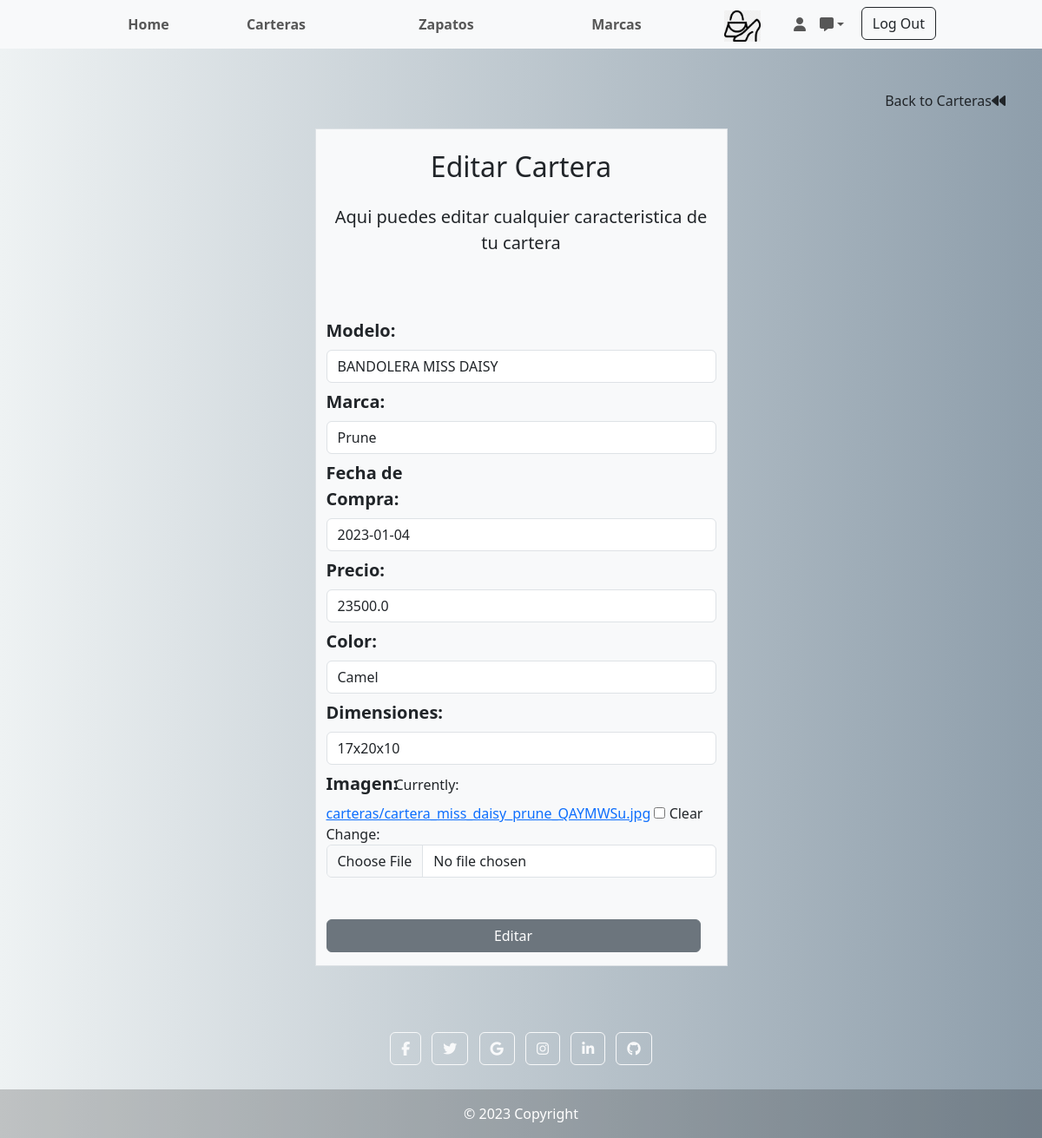
The page /tienda/edit_cartera/1 on the database its author committed.
### tienda/models.py (models this page shows, shortened)
class Cartera(models.Model):
    modelo = models.CharField(max_length=40)
    marca = models.ForeignKey(Marca, on_delete=models.CASCADE)
    fecha_compra = models.DateField()
    precio = models.FloatField()
    color = models.CharField(max_length=15)
    dimensiones = models.CharField(max_length=15)
    imagen = models.ImageField(upload_to='carteras/', null=True, blank=True)

class Marca(models.Model):
    marca = models.CharField(max_length=40)
    pais  = models.CharField(max_length=15)
    ano_origen = models.IntegerField()
    contacto = models.EmailField()
    imagen = models.ImageField(upload_to='marcas/', null=True, blank=True)
    def __str__(self,):
        return str(self.marca)

### tienda/views.py (the view)
# urls.py: path('edit_cartera/<cartera_id>', views.editCartera, name='edit_cartera'),
def editCartera(request, cartera_id):
    _cartera = Cartera.objects.get(id=cartera_id)
    form = CarteraForm(instance=_cartera, data=request.POST or None)
    if form.is_valid():
        form.save()
        return redirect('cartera')
    params = {'form':form}
    return render(request, 'edit_cartera.html', params)

### tienda/forms.py
class CarteraForm(forms.ModelForm):
    class Meta:
        model = Cartera
        fields = ['modelo', 'marca', 'fecha_compra', 'precio', 'color', 'dimensiones', 'imagen']

### templates/edit_cartera.html (shortened to what this page needs)
{% extends "layout_home.html" %}
{% load static %}
{% load i18n %}
{% load widget_tweaks %}
{% block next_content %}
<div class="container">
    <a class="nav-link text-end" href="{% url 'cartera' %}">Back to Carteras<i class="fa-solid fa-backward"></i> </a>
    <div class="row reflexion justify-content-around align-items-center" style="padding-top:20px;">
        <div class="col-12 col-md-5 border bg-light" style="padding-bottom:15px;">
            <h2 class="h1-responsive font-weight-bold text-center my-4">Editar Cartera</h2>
            <p class="lead text-center">Aqui puedes editar cualquier caracteristica de tu cartera</p>
            <div class="form-group">
                <form action = "" method = "post">{% csrf_token %}
                    <label for="{{ form.modelo.id_for_label }}" class="col-sm-2 col-form-label fs-5"><b>Modelo:</b></label>
                    {{ form.modelo|add_class:"form-control" }}
                    <label for="{{ form.marca.id_for_label }}" class="col-sm-4 col-form-label fs-5"><b>Marca:</b></label>
                    {{ form.marca|add_class:"form-control" }}
                    <label for="{{ form.fecha_compra.id_for_label }}" class="col-sm-4 col-form-label fs-5"><b>Fecha de Compra:</b></label>
                    {{ form.fecha_compra|add_class:"form-control" }}
                    <label for="{{ form.precio.id_for_label }}" class="col-sm-2 col-form-label fs-5"><b>Precio:</b></label>
                    {{ form.precio|add_class:"form-control" }}
                    <label for="{{ form.color.id_for_label }}" class="col-sm-2 col-form-label fs-5"><b>Color:</b></label>
                    {{ form.color|add_class:"form-control" }}
                    <label for="{{ form.dimensiones.id_for_label }}" class="col-sm-2 col-form-label fs-5"><b>Dimensiones:</b></label>
                    {{ form.dimensiones|add_class:"form-control" }}
                    <label for="{{ form.imagen.id_for_label }}" class="col-sm-2 col-form-label fs-5"><b>Imagen:</b></label>
                    {{ form.imagen|add_class:"form-control" }}
                    <div class="row justify-content-between">
                        <div class="col-lg-6 mx-auto">
                        </div>
                        <div class="d-grid gap-2 d-md-flex justify-content-md-end" style="padding-right:30px;">
                            <input type="submit" value="Editar" class="col-12 btn btn-secondary">
                        </div>
                    </div>
                </form>
            </div>
        </div>
    </div>
 </div>
{% endblock %}

### rows shown on the page
Cartera: modelo "BANDOLERA MISS DAISY", fecha_compra "2023-01-04", precio "23500.0", color "Camel", dimensiones "17x20x10"
Marca: marca "Prune"
